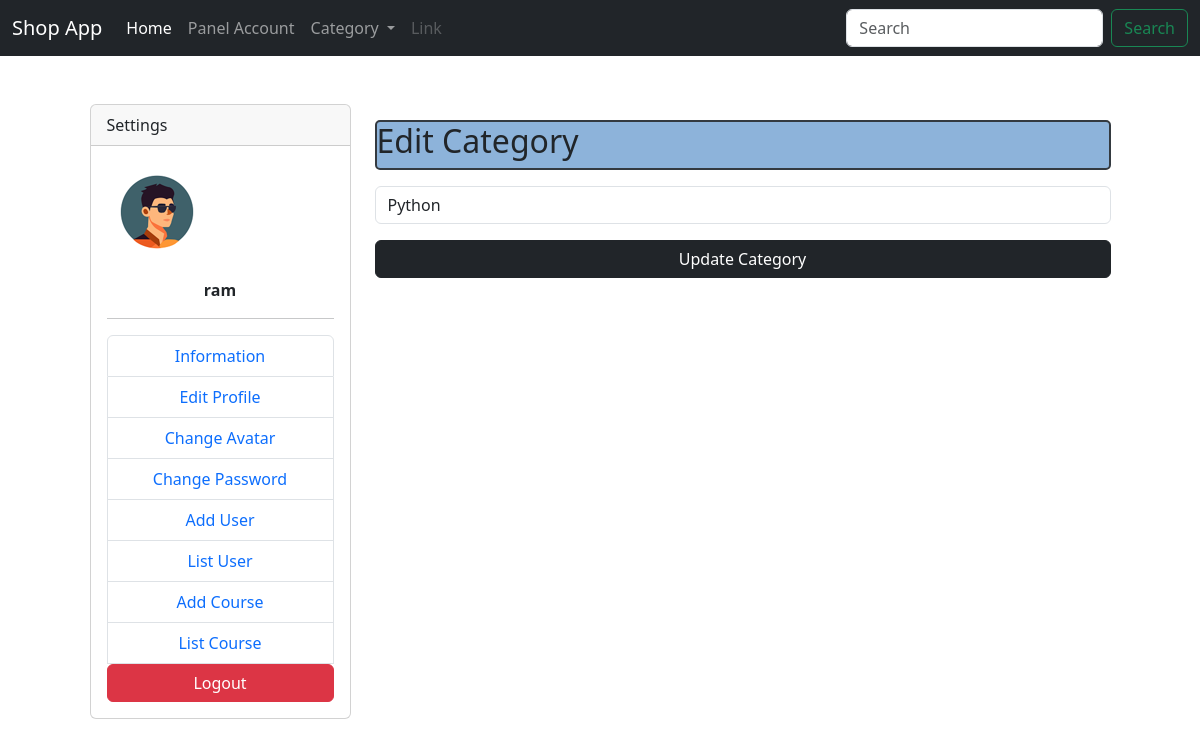
The page /admin/category/edit?id=1 (signed in) on the database its author committed.
### models.py (models this page shows, shortened)
class User(db.Model, UserMixin):
    __tablename__='user'
    id = db.Column(db.Integer, primary_key=True)
    name = db.Column(db.String(80), nullable=False)
    email = db.Column(db.String(120), unique=True, nullable=False)
    password = db.Column(db.String)
    avatar=db.Column(db.String,default='/uploads/avatar.png')
    admin= db.Column(db.Boolean ,default=False)
    date_created = db.Column(db.DateTime, default=datetime.now)

class Category(db.Model):
   __tablename__ = 'categories'
   id = Column(Integer,primary_key=True)
   name = Column(String)

### controller/admin.py (the view)
    def EditCategory(self):
        if not current_user.admin:
            abort(403)
        category_id = request.args.get('id') if request.method == 'GET' else request.form.get('category_id')
        if not category_id:
            flash('Category ID is missing.', 'danger')
            return redirect(url_for('admin.GetCategoryList'))
        try:
            category_id = int(category_id)
        except (ValueError, TypeError):
            flash('Invalid category ID.', 'danger')
            return redirect(url_for('admin.GetCategoryList'))
        category = Category.query.filter_by(id=category_id).first()
        if not category:
            flash('Category not found.', 'danger')
            return redirect(url_for('admin.GetCategoryList'))
        form = CategoryForm(obj=category)
        if form.validate_on_submit():
            category.name = form.name.data
            db.session.commit()
            flash('Category updated successfully!', 'success')
            return redirect(url_for('admin.GetCategoryList'))
        return render_template('/admin/Categories/EditCategory.html', form=form, category=category)

### forms.py
class CategoryForm(FlaskForm):
    name = StringField('name', validators=[DataRequired('Name Field is Required')])

### extensions.py (called while the page is built)
@loginmanager.user_loader
def user_loader(user_id):
    from models import User
    return User.query.get(user_id)

### templates/admin/Categories/EditCategory.html (shortened to what this page needs)
{% extends "./Layout/base.html" %}
{% block content %}
  <div class="container mt-5">
     <div class="row justify-content-center">
      {% include "./Layout/AdminMenu.html" %}
        <div class="col-8">
          <div class='card-header mt-3'
          style="border: 2px solid #343a40; border-radius: 5px; background-color:rgb(141, 179, 218)"><h2>Edit Category</h2></div>
          <div class='card-body justify-content-center mt-3'>
            <form action="{{ url_for('EditCategory') }}" method="POST" novalidate>
              <div class="form-group mb-3">
                  {{ form.name(placeholder='Enter Category Name', class='form-control',value=category.name) }}
              </div>
              <div class="form-group mb-3">
                  <button class="btn btn-dark w-100">Update Category</button>
              </div>
               </form>
        </div>
      </div>
     </div>
  </div>
{% endblock content %}

### templates/Layout/AdminMenu.html
<div class="col-3">
  <div class="card">
      <div class="card-header">Settings</div>
      <div class="card-body justify-content-center">
          <img class="text-center mb-3" src="{{ url_for('static', filename=current_user.avatar) }}" alt="">
          <p class="text-center"><b class="text-center">{{ current_user.name }}</b></p>
          <hr>
          <ul class="list-group text-center">
              <li class="list-group-item"><a href="{{ url_for('admin.AdminInformation') }}">Information</a></li>
              <li class="list-group-item"><a href="{{ url_for('admin.AdminEditProfile') }}">Edit Profile</a></li>
              <li class="list-group-item"><a href="{{ url_for('admin.AdminUploadAvatar') }}">Change Avatar</a></li>
              <li class="list-group-item"><a href="{{ url_for('admin.AdminChangePassword') }}">Change Password</a></li>
              <li class="list-group-item"><a href="{{ url_for('admin.AddNewUser') }}">Add User</a></li>
              <li class="list-group-item"><a href="{{ url_for('admin.GetUserList') }}">List User</a></li>
              <li class="list-group-item"><a href="{{ url_for('admin.AddNewCourse') }}">Add Course</a></li>
              <li class="list-group-item"><a href="{{ url_for('admin.GetCourseList') }}">List Course</a></li>
              <form action="{{ url_for('auth.Logout') }}" method="POST">
                  <button class="btn btn-danger w-100">Logout</button>
              </form>
          </ul>
      </div>
  </div>
</div>

### static/css/app.css (style rules this page uses)
a { text-decoration: none !important; }

### rows shown on the page
User: avatar (placeholder picture), name "ram"
Category: name "Python"
